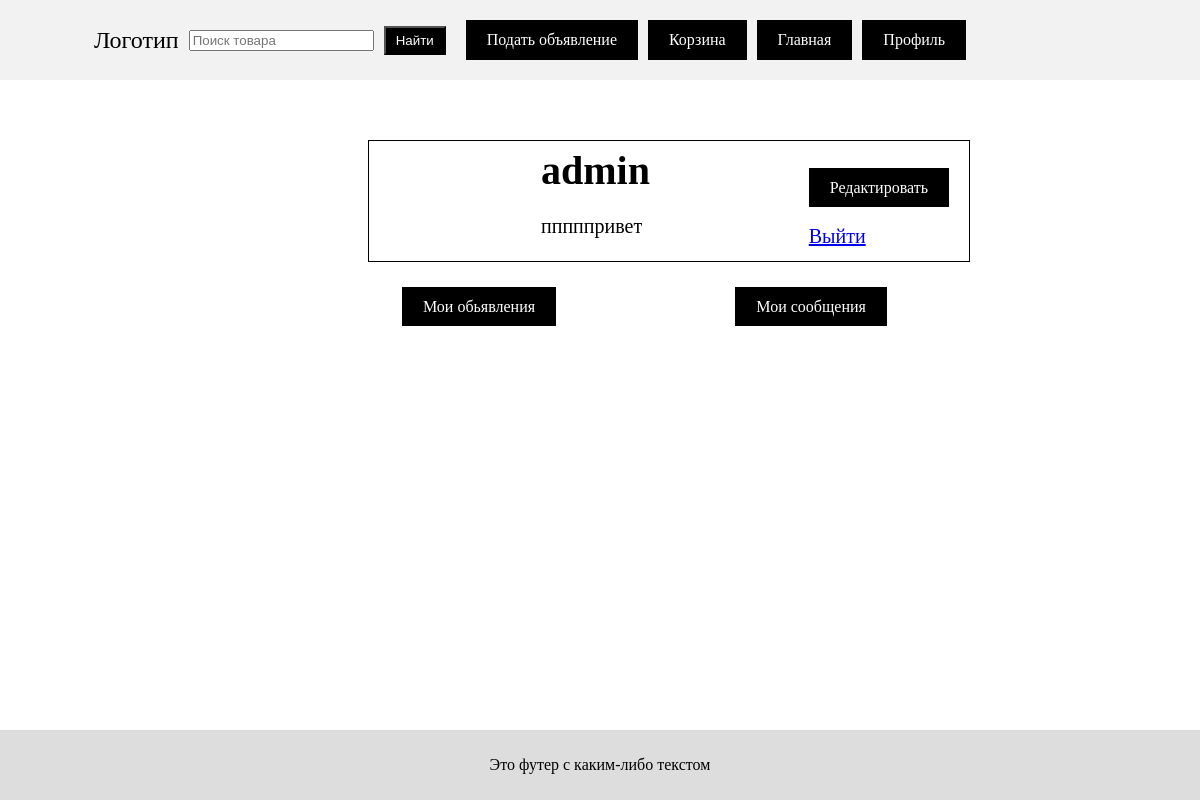
/profile (signed in), run on an earlier commit of the app's database.
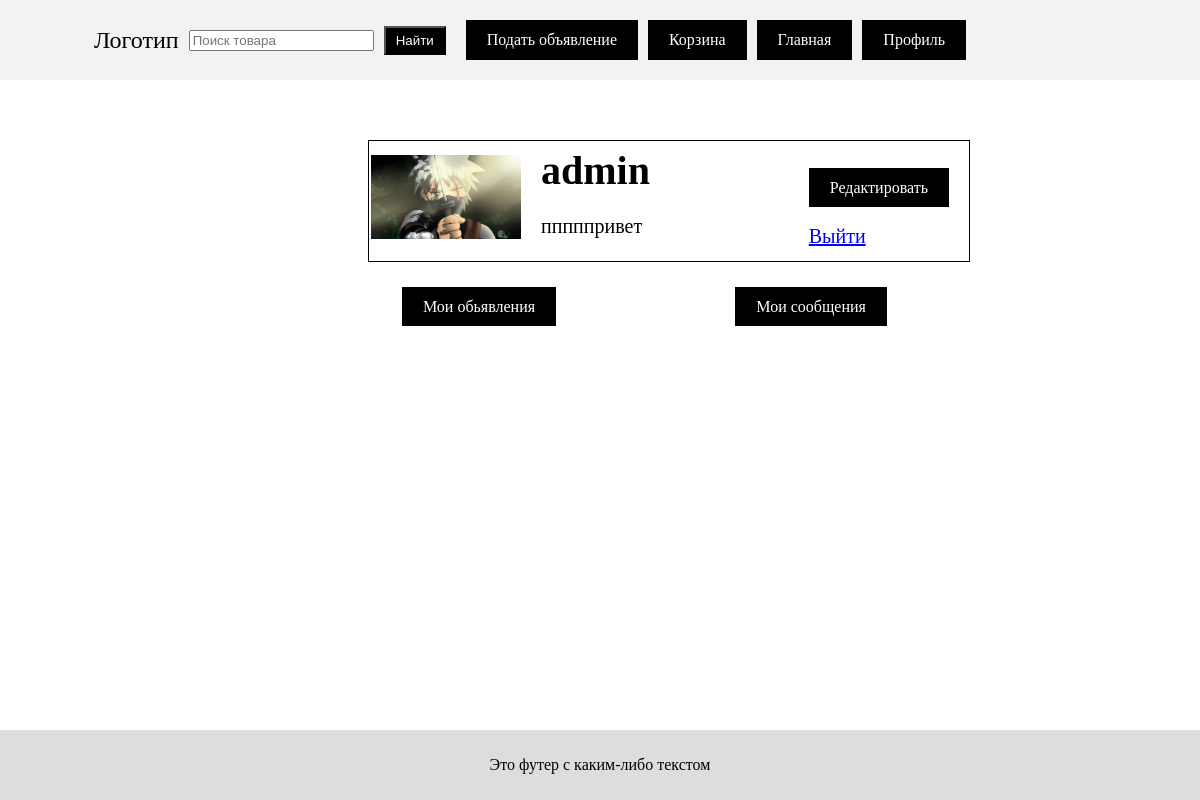
And on a later commit of the database.
### main/models.py (models this page shows, shortened)
class Profile(models.Model):
    user = models.OneToOneField(User, on_delete=models.CASCADE, unique=True)
    photo = models.ImageField(upload_to='profiles/', blank=True, null=True)
    bio = models.TextField(blank=True)

### main/views.py (the view)
# urls.py: path('profile', views.profile, name='profile'),
@login_required
def profile(request):
    user = request.user
    profile = user.profile
    context = {
        'user': user,
        'profile': profile,
    }
    return render(request, 'main/profile.html', context)

### main/templates/main/profile.html (shortened to what this page needs)
{% extends "main/index.html" %}
{% load static %}
{% block content %}
<div class="profile-block">
    <div class="profile-left">
  {% if profile.photo %}
    <img src="{{ profile.photo.url }}" alt="Profile Photo" class="profilephoto">
  {% endif %}
</div>
    <div class="profile-right">
        <h1>{{ profile.user.username }}</h1>
        <p>{{ profile.bio }}</p>
    </div>
    <div class="redactionbutton">
    <div class="myads"><a href="{% url 'profiles_edit' %}"class="button">Редактировать</a></div>
        <div class="myads"><a href='{% url 'logout' %}?next=/'">Выйти</a></div>
        </div>
</div>
<div class="spisokadsprofile">
  <div class="myads"><a href="{% url 'myads' %}"class="button">Мои обьявления</a></div>
  <div class="myads">
    <a href="{% url 'inbox' %}" class="button">
        Мои сообщения
    </a>
</div>
</div>
{% endblock %}

### main/templates/main/index.html (shortened to what this page needs)
<!DOCTYPE html>
<html>
<head>
    <link rel="stylesheet" href="/static/main/css/style.css">
</head>
<body>
    <div class="header">
        <div class="logo">Логотип</div>
        <div class="navigation">
            <div class="search-container">
    <input type="text" class="search-input" placeholder="Поиск товара">
    <button class="search-button">Найти</button>
</div>
           {% if user.is_authenticated %}
    <div class="buttons">
        <a href="{% url 'postads' %}"class="button">Подать объявление</a>
        <a href="{% url 'basket' %}"class="button">Корзина</a>
        <a href="{% url 'home' %}"class="button">Главная</a>
   <a href="{% url 'profile' %}" class="button">Профиль</a>
    </div>
{% else %}
            <a href="{% url 'postads' %}"class="button">Подать объявление</a>
            <a href="{% url 'basket' %}"class="button">Корзина</a>
            <a href="{% url 'home' %}"class="button">Главная</a>
            <a href="{% url 'register' %}" class="button">Войти</a>
{% endif %}
        </div>
    </div>
<div class="content">
  {% block content %}{% endblock %}
</div>
<footer>
  <div class="footer-content">
    <p>Это футер с каким-либо текстом</p>
  </div>
</footer>
</body>
</html>

### main/static/main/css/style.css (style rules this page uses)
html, body { margin: 0; padding: 0; }
.header { position: fixed; top: 0; left: 0; width: 100%; height: 80px; background-color: #f2f2f2; display: flex; justify-content: center; align-items: center; padding: 0 20px; z-index: 1000; }
.logo { font-size: 24px; margin-right: 10px; }
.navigation { display: flex; justify-content: flex-end; align-items: center; gap: 20px; }
.search-container { display: flex; align-items: center; }
.search-input { margin-right: 10px; }
.search-button { padding: 5px 10px; background-color: black; color: #fff; }
.buttons { display: flex; gap: 10px; margin-right: 180px; }
.button { padding: 10px 20px; font-size: 16px; background-color: black; color: white; border: none; cursor: pointer; border: 1px solid black; text-decoration: none; }
.content { margin-top: 100px; padding: 20px; font-size: 20px; line-height: 1.5; }
body { margin: 0; padding: 0; height: 100vh; display: flex; flex-direction: column; }
footer { background-color: #ddd; padding: 10px; text-align: center; margin-top: auto; }
p { color: #000; }
.myads { margin-top: 20px; }
.profile-block { display: flex; flex-direction: row; align-items: center; justify-content: center; margin: 20px auto; max-width: 600px; margin-left: 30%; border: 1px solid black; }
.profile-left { width: 150px; margin-left: 2px; }
.redactionbutton { margin-right: 20px; }
.profilephoto { width: 100%; }
.profile-right { margin-left: 20px; flex-grow: 1; }
.profile-right h1 { margin: 0; }
.profile-right p { margin-top: 10px; }
.spisokadsprofile { width: 500px; height: 140px; display: flex; flex-wrap: wrap; margin-left: 32.5%; margin-top: 2%; justify-content: space-between; }
.spisokadsprofile .myads { flex: 0 0 calc(33.33% - 10px); margin: 5px; }

What changed in the data, as far as the page shows it:
changed Profile "пппппривет": photo: picture added
